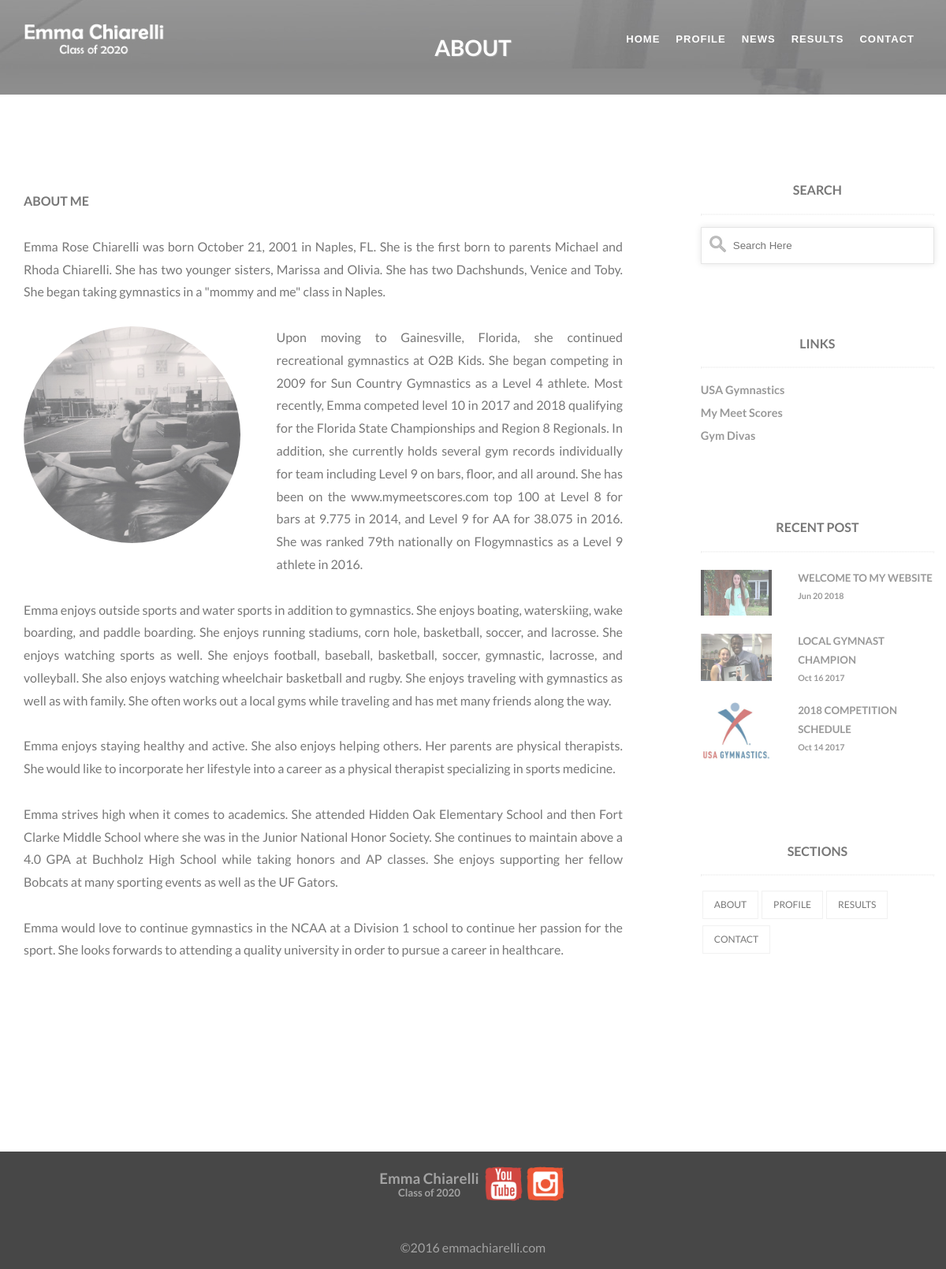
Page /about.php on the committed database.
### tables this page shows
CREATE TABLE `article` (
  `articleid` int(11) NOT NULL,
  `title` varchar(250) DEFAULT NULL,
  `date` date DEFAULT NULL,
  `body` text,
  `authorid` int(11) NOT NULL,
  `video` varchar(250) DEFAULT NULL,
  `image` varchar(250) DEFAULT NULL,
  `youtube` varchar(300) DEFAULT NULL,
  `html` text
);

### src/emmachiarelli_sql.php (called while the page is built, shortened)
<?php
function sql($query, $columnid = null, $event = 0) {
	switch($query) {
		case "recentpost_sql" :
			$sql = "SELECT article.articleid, article.title, author.name, DATE_FORMAT(article.date,'%b %d %Y') AS date, article.body, article.video, article.image, article.youtube, article.html FROM article
				INNER JOIN author
				on article.authorid=author.authorid
				WHERE article.articleid >= 1003
				ORDER BY article.date DESC
				LIMIT ".$columnid."";
			break;
		case "article_sql" :
			$sql = "SELECT article.articleid, article.title, author.name, DATE_FORMAT(article.date,'%b %d %Y') AS date, article.body, article.video, article.image, article.youtube, article.html FROM article
				INNER JOIN author
				on article.authorid=author.authorid
				WHERE article.articleid = ".$columnid."";
			break;
	}
	return $sql;
}
?>

### src/emmachiarelli_article.php (the view, shortened to what this page needs)
<?php
function display_article($result) {
	echo '<div class="blog">';
	if ($result->num_rows > 0) {
		while($row = $result->fetch_assoc()) {
			echo '<div class="blog">
				<h4>'.strtoupper(format_output($row["title"])).'</h4>';
			if($row["articleid"] <= 1002) {
				echo '<br>';
			}
			echo '<p>'.format_output($row["body"]).'</p>';
			echo '</div>';
		}
	}
	echo '</div>';
}
function display_recent_post($result) {
	echo '<h4 class="sidebar-post">RECENT POST</h4>
		<hr>
		<ul class="post">';
	if ($result->num_rows > 0) {
		while($row = $result->fetch_assoc()) {
			echo '<li>
				<div class="col-5">
					<a href="article.php?articleid='.$row["articleid"].'">
						<img src="'.$row["image"].'" class="post-image-small" alt="'.$row["title"].'">
					</a>
				</div>
				<div class="col-7 post-heading">
					<a href="article.php?articleid='.$row["articleid"].'">
						<h5>'.strtoupper(format_output($row["title"])).'</h5>
						<h6>'.$row["date"].'</h6>
					</a>
				</div>
				</li>';
		}
	}
	echo '</ul>';
}
?>

### about.php (shortened to what this page needs)
<?php
$conn = db_connect();
$about = $conn->query(sql("article_sql", 1001));
$recent_post = $conn->query(sql("recentpost_sql", 3));
?>
<!DOCTYPE html>
<html lang="en">
<head>
	<link rel="stylesheet" href="css/style.css">
	<link rel="stylesheet" href="css/preloader.css">
	<link rel="stylesheet" href="css/navigation.css">
</head>
<body>
    <div id="page-wraper">
        <div class="header-wrapper">
			<div id="header" class="header">
				<?php display_nav_menu(); ?>
			</div>
		</div>
		<?php display_header("about", "images/m-parallax-1.jpg"); ?>
		<div class="content-wrapper">
			<section id="about-section">
				<div class="col-8">
					<?php display_article($about); ?>
				</div>
			</section>
			<section id="1col-sidebar" class="sidebar">
				<div class="col-3 sidebar-widget">
					<?php display_search(); ?>
					<br><br><br>
					<?php display_links(); ?>
					<br><br><br>
					<?php display_recent_post($recent_post); ?>
					<br><br><br>
					<?php display_sections(); ?>
				</div>
			</section>
		</div>
		<footer>
			<div class="footer-small">
				<div class="col-12">
					<?php do_html_footer(); ?>
				</div>
			</div>
		</footer>
	</div>
</body>
</html>

### src/emmachiarelli_html.php (shortened to what this page needs)
<?php
function display_nav_menu() {
	$page = array("home" => "index.php",
				"about" => "about.php",
				"profile" => "profile.php",
				"news" => "news.php",
				"results" => "results.php",
				"contact" => "contact.php"
				);
?>
	<div class="header-inner">
		<div class="logo">
			<a href="index.php">
				<img src="images/logo.png">
			</a>
		</div>
		<div id="nav" class="nav-menu singlepage-nav">
			<ul class="nav-menu-inner">
<?php		foreach ($page as $name => $url) {
				if(strpos($_SERVER['PHP_SELF'],$url)===false) {
					echo '<li><a id="'.$name.'" href="'.$url.'">'.strtoupper($name).'</a></li>';
				}
			}
?>
			</ul>
		</div>
	</div>
<?php
}
function display_header($title, $image) {
?>
	<section id="parallax-<?php echo $title; ?>">
		<div class="intro-container">
			<div class="header-text"><h2><?php echo strtoupper($title);?></h2></div>
		</div>
	</section>
<?php
}
?>
<?php
function do_html_footer() {
?>
	<table class="footer-table">
		<tr>
			<th><h3>Emma Chiarelli</h3>
			<h5>Class of 2020</h5><th>
			<td>
				<table>
					<td>
						<ul class="social">
							<li><a href="https://www.youtube.com/channel/UCGy3bEwvB9Hsf6tLHmGzJ3A"><img src="images/youtube.png"></a></li>
							<li><a href="https://www.instagram.com/emma_gymnast2020/"><img src="images/instagram.png"></a></li>
						</ul>
					</td>
				</table>
			</td>
		</tr>
	</table>
	<div class="col-12">
		<p class="copyright">&copy;2016 emmachiarelli.com</p>
	</div>
<?php
}
function display_search() {
?>
	<h4>SEARCH</h4>
	<hr>
	<form class="form" action="filter.php" method="GET">
		<div class="search">
			<input class="sidebar-search" type="text" name="query" id="search" placeholder="Search Here">
		</div>
	</form>
<?php
}
function display_links() {
?>
	<h4>LINKS</h4>
	<hr>
	<ul class="links">
		<li><h6><a href="http://usagym.org" target="_blank">USA Gymnastics</a></h6></li><br>
		<li><h6><a href="http://www.mymeetscores.com/gymnast.pl?gymnastid=10883257" target="_blank">My Meet Scores</a></h6></li><br>
		<li><h6><a href="http://www.gymdivas.us" target="_blank">Gym Divas</a></h6></li><br>
	</ul>
<?php
}
function display_sections() {
?>
	<h4>SECTIONS</h5>
	<hr>
	<ul class="tag">
		<li><a href="about.php">ABOUT</a></li>
		<li><a href="profile.php">PROFILE</a></li>
		<li><a href="results.php">RESULTS</a></li>
		<li><a href="contact.php">CONTACT</a></li>
	</ul>
<?php
}
?>

### src/emmachiarelli_comments.php (shortened to what this page needs)
<?php
function format_output($data) {
	$data = str_replace("\\r\\n", "<br>", $data);
	$data = str_replace("\\", "", $data);
	return $data;
}
?>

### css/style.css (style rules this page uses)
* { box-sizing: border-box; margin: 0; padding: 0; border: 0; }
html { position: relative; min-height: 100%; }
body { margin-bottom: 25%; color: #777; line-height: 1.8; }
body, h1, h2, h3, h4, h5, h6 { font-family: "Lato", sans-serif; }
h3, h4, h5, h6 { text-align: center; }
h6 { color: #999; }
p { text-align: justify; }
hr { border: 1px dotted #f1f1f1; margin: 15px 0 15px 0; }
.col-3 { width: 25%; float: left; }
.col-5 { width: 41.66%; float: left; }
.col-7 { width: 58.33%; float: left; }
.col-8 { width: 66.66%; float: left; }
.col-12 { width: 100%; float: left; }
.content-wrapper { max-width: 1200px; margin: 0 auto; }
#page-wraper .header-wrapper { position: relative; width: 100%; }
.header-text { position: absolute; top: 50%; left: 50%; -ms-transform: translate(-50%, -50%); transform: translate(-50%, -50%); }
.header-text h2 { font-size: 175%; color: #fff; text-shadow: 1px 1px #999; }
.intro-container { position: relative; }
@media screen and (min-width: 1025px) { .intro-container { margin-bottom: 0; padding-bottom: 10%; } }
@media screen and (min-width: 1025px) { #parallax-about { background: url("../images/parallax-1.jpg") repeat fixed 100%; opacity: 0.9; } }
#about-section { margin: 15px; padding: 15px; }
#about-section .col-12, #about-section .col-8 { margin-top: 8%; }
.about-image { float: left; max-width: 275px; height: auto; margin: 0 6% 6% 0; border-radius: 50%; opacity: 0.7; }
.blog { width: 100%; display: block; padding-bottom: 4%; }
.blog h4 { text-align: left; }
.sidebar { margin-right: 15px; }
.sidebar .col-3 { float: right; }
.search { border: 1px solid #E5E5E5; width: 100%; color: #999999; box-shadow: rgba(0, 0, 0, 0.1) 0px 0px 8px; -moz-box-shadow: rgba(0, 0, 0, 0.1) 0px 0px 8px; -webkit-box-shadow: rgba(0, 0, 0, 0.1) 0px 0px 8px; }
.sidebar-search { width: 100%; height: 45px; background-image: url('../images/searchicon.png'); background-color: white; background-position: 10px 10px; background-repeat: no-repeat; padding: 12px 20px 12px 40px; }
.sidebar-widget { margin: 4% 0 4% 0; }
.post-image-small { float: left; width: 90px; height: auto; margin: 1% 0 1% 0; opacity: 0.6; }
.post-heading h5, .post-heading h6 { text-align: left; float: left; color: #999; }
.post li { display: inline-block; list-style-type: none; margin: 2% 0 2% 0; }
.tag li, .links li { display: inline; list-style-type: none; }
.links li a { float: left; font-size: 135%; color: #999; }
.tag li a { background-color: #FFF; border: 1px solid #f1f1f1; color: #777; padding: 6px 14px; text-align: center; text-decoration: none; display: inline-block; font-size: 75%; margin: 4px 2px; cursor: pointer; float: left; }
.col-12 h3 { padding-bottom: 2%; }
footer h3, footer h4, footer p { color: #F1F1F1; }
footer { position: absolute; bottom: 0; background-color: #333; width: 100%; overflow: hidden; opacity: 0.90; }
.footer-small { display: block; margin-top: 1%; }
.social li { display: inline; }
.social img { max-width: 50px; }
.copyright { color: #999; margin: 3% 0 1% 0; text-align: center; }
.footer-table { margin: 0px auto; }
.footer-table th, .footer-table td, .footer-table h3 { text-align: center; line-height: 1; color: #999; }

### rows in the picture
article: title "ABOUT ME Emma Rose Chiarelli was born October 21, 2001 in Naples, FL. She is the first born to parents Michael and Rhoda Chiarelli. She has two younger sisters, Marissa and Olivia. She has two Dachshunds, Venice and Toby. She began taking gymnastics in a \"mommy and me\" class in Naples. Upon moving to Gainesville, Florida, she continued recreational gymnastics at O2B Kids. She began competing in 2009 for Sun Country Gymnastics as a Level 4 athlete. Most recently, Emma competed level 10 in 2017 and 2018 qualifying for the Florida State Championships and Region 8 Regionals. In addition, she currently holds several gym records individually for team including Level 9 on bars, floor, and all…", body (picture)
article: image (picture), title "WELCOME TO MY WEBSITE", date "Jun 20 2018"
article: image (picture), title "LOCAL GYMNAST CHAMPION", date "Oct 16 2017"
article: image (picture), title "2018 COMPETITION SCHEDULE", date "Oct 14 2017"

### other values in the picture
$name "HOME"
$name "PROFILE"
$name "NEWS"
$name "RESULTS"
$name "CONTACT"
$title "ABOUT"
